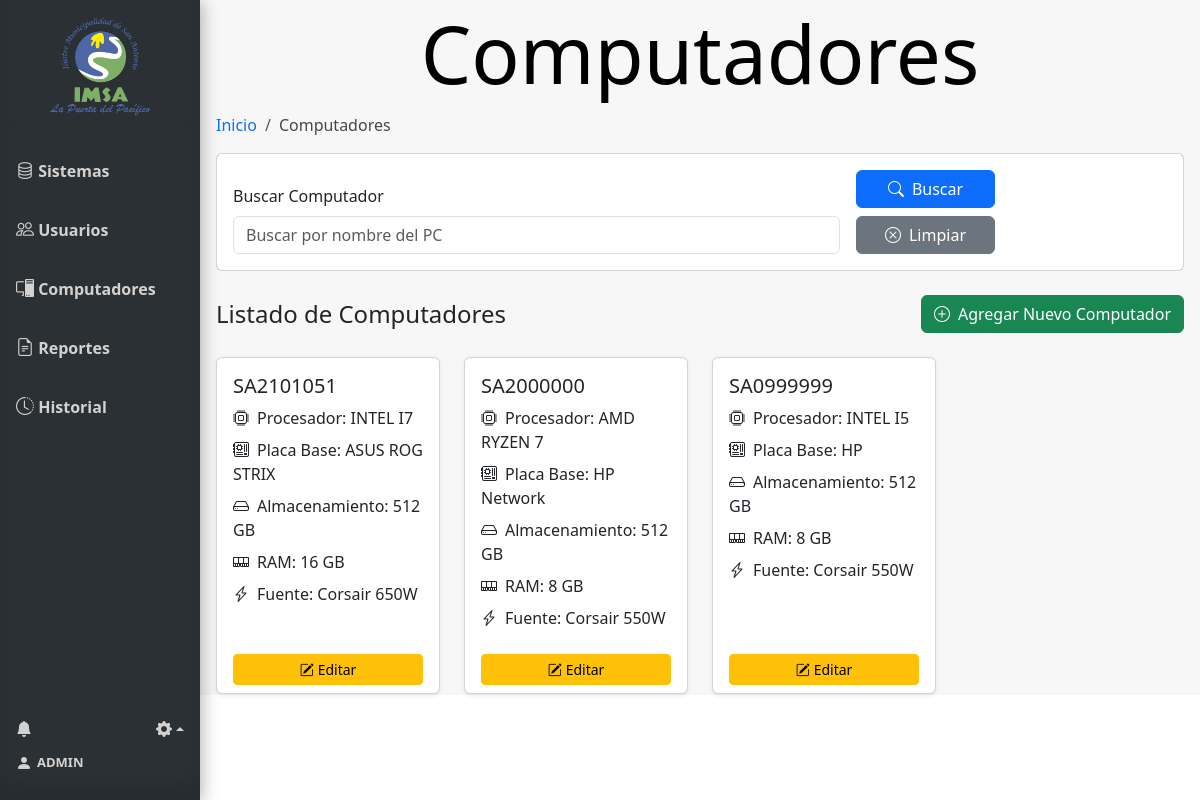
The app's page /computadores/computadores (signed in) with its own data.
### tables this page shows
CREATE TABLE Usuario (
    Id_usuario INTEGER PRIMARY KEY AUTOINCREMENT,
    Nombre_user VARCHAR(100),
    Email VARCHAR(100),
    Psw VARCHAR(100),
    id_tipo_usuario INTEGER,
    FOREIGN KEY (id_tipo_usuario) REFERENCES Tipo_usuario(id_tipo_usuario)
);

CREATE TABLE Pc (
    Id_pc INTEGER PRIMARY KEY AUTOINCREMENT,
    Nombre_pc VARCHAR(100),
    Procesador VARCHAR(50),
    Placa VARCHAR(50),
    Almacenamiento INTEGER,  -- en GB
    Ram INTEGER,    -- en GB
    Fuente VARCHAR(100)
);

### routes/computadores.py (the view)
@computadores_bp.route('/computadores', methods=['GET'])
@login_required
def computadores():
    conn = get_db_connection()
    form = CrearComputadorForm()
    search_query = request.args.get('search', '')
    query = "SELECT * FROM Pc Where 1 = 1"
    params = []
    if search_query:
        query += ' AND Pc.Nombre_pc LIKE ?'
        params.extend(['%' + search_query + '%'])
    filtro_pcs = conn.execute(query, params).fetchall()
    conn.close()
    user = current_user
    num_notificaciones_totales = get_total_notifications(user.id)
    info_notificaciones = get_info_notifications(user.id)
    return render_template('computadores.html', form=form, filtro_pcs=filtro_pcs, user=user, num_notificaciones_totales=num_notificaciones_totales, info_notificaciones=info_notificaciones)

### forms.py
class CrearComputadorForm(FlaskForm):
    nombre_computador = StringField('Nombre del Computador', validators=[DataRequired()])
    procesador = StringField('Procesador', validators=[DataRequired()])
    nombre_placa = StringField('Nombre de Placa Base', validators=[DataRequired()])
    almacenamiento = IntegerField('Total Almacenamiento (GB)', validators=[DataRequired()])
    ram = IntegerField('Total de Ram (GB)', validators=[DataRequired()])
    fuente = StringField('Fuente de Poder', validators=[DataRequired()])
    submit = SubmitField('Guardar')

### app.py (called while the page is built)
@login_manager.user_loader
def load_user(user_id):
    from model import Usuario
    user = Usuario.get_by_id(user_id)
    return user

### model.py (called while the page is built)
def get_db_connection():
    conn = sqlite3.connect('database.db')
    conn.row_factory = sqlite3.Row
    return conn

    @staticmethod
    def get_by_id(id_usuario):
        conn = get_db_connection()
        user_data = conn.execute('SELECT * FROM Usuario WHERE Id_usuario = ?', (id_usuario,)).fetchone()
        conn.close()
        if user_data:
            return Usuario(
                user_data['Id_usuario'],
                user_data['Nombre_user'],
                user_data['Email'],
                user_data['Psw'],
                user_data['id_tipo_usuario']
            )
        return None

### templates/computadores.html (shortened to what this page needs)
{% extends 'base.html' %}
{% block content %}
<h1 class="block-effect" style="--td:0.3s">
    <div class="block-reveal" style="--bc: #2b3034; --d: 0.5s">Computadores</div>
</h1>
{% block breadcrumb %}
<nav aria-label="breadcrumb">
    <ol class="breadcrumb">
        <li class="breadcrumb-item"><a href="{{ url_for('sistema.index') }}">Inicio</a></li>
        <li class="breadcrumb-item active" aria-current="page">Computadores</li>
    </ol>
</nav>
{% endblock %}
<div class="card mb-4">
    <div class="card-body">
        <form method="get" action="{{ url_for('computadores.computadores') }}" id="filtro-form" class="row g-3 align-items-end">
            <div class="col-md-8">
                <label for="search" class="form-label">Buscar Computador</label>
                <input id="search" class="form-control" type="search" name="search"
                    placeholder="Buscar por nombre del PC" aria-label="Search"
                    value="{{ request.args.get('search', '') }}">
            </div>
            <div class="col-md-2">
                <button class="btn btn-primary w-100" type="submit">
                    <i class="bi bi-search me-2"></i>Buscar
                </button>
                <a class="btn btn-secondary w-100 mt-2" type="button" href="{{ url_for('computadores.computadores') }}">
                    <i class="bi bi-x-circle me-2"></i>Limpiar
                </a>
            </div>
        </form>
    </div>
</div>
<div class="d-flex justify-content-between align-items-center mb-4">
    <h2 class="h4 mb-0">Listado de Computadores</h2>
    {% if session['id_tipo_usuario'] == 1 or session['id_tipo_usuario'] == 3 %}
    <button class="btn btn-success" data-bs-toggle="modal" data-bs-target="#ModalAgregarComputador">
        <i class="bi bi-plus-circle me-2"></i>Agregar Nuevo Computador
    </button>
    {% endif %}
</div>
{% if filtro_pcs %}
<div class="row row-cols-1 row-cols-md-2 row-cols-lg-4 g-4">
    {% for row in filtro_pcs %}
    <div class="col">
        <div class="card h-100 shadow-sm hover-card">
            <div class="card-body">
                <h5 class="card-title">{{ row['Nombre_pc'] }}</h5>
                <ul class="list-unstyled mb-0">
                    <li><i class="bi bi-cpu me-2"></i>Procesador: {{ row['Procesador'] }}</li>
                    <li><i class="bi bi-motherboard me-2"></i>Placa Base: {{ row['Placa'] }}</li>
                    <li><i class="bi bi-hdd me-2"></i>Almacenamiento: {{ row['Almacenamiento'] }} GB</li>
                    <li><i class="bi bi-memory me-2"></i>RAM: {{ row['Ram'] }} GB</li>
                    <li><i class="bi bi-lightning-charge me-2"></i>Fuente: {{ row['Fuente'] }}</li>
                </ul>
            </div>
            {% if session['id_tipo_usuario'] == 1 or session['id_tipo_usuario'] == 3 %}
            <div class="card-footer bg-transparent border-top-0">
                <a href="{{ url_for('computadores.editar_computador', id_pc=row['Id_pc']) }}" class="btn btn-warning btn-sm w-100">
                    <i class="bi bi-pencil-square me-1"></i>Editar
                </a>
            </div>
            {% endif %}
        </div>
    </div>
    {% endfor %}
</div>
{% else %}
<div class="alert alert-info" role="alert">
    <i class="bi bi-info-circle me-2"></i>No se encontraron registros de computadores.
</div>
{% endif %}
{% endblock %}

### templates/base.html (shortened to what this page needs)
<!doctype html>
<html lang="es">
<head>
  <link rel="stylesheet" href="{{ url_for('static', filename='css/style_base.css') }}">
  <link href="https://cdn.jsdelivr.net/npm/bootstrap@5.3.3/dist/css/bootstrap.min.css" rel="stylesheet"
>
  <link href="https://cdn.jsdelivr.net/npm/bootstrap-icons/font/bootstrap-icons.css" rel="stylesheet">
</head>
<body>
  <div class="sidebar" style="display: flex; flex-direction: column; height: 100vh;">
    <div class="tituloMenu">
      <img src="{{ url_for('static', filename='img/logo.png') }}" alt="Logo-IMSA" width="100px">
    </div>
    <hr>
    <a href="{{ url_for('sistema.index') }}" class="slide_right {% if request.endpoint == 'index' %}active{% endif %}">
      <i class="bi bi-database" style="font-size: large !important;"></i>
      <b id="menu-link">Sistemas</b>
    </a>
    {% if session['id_tipo_usuario'] == 1 %}
    <a href="{{ url_for('usuarios.usuarios') }}" class="slide_right {% if request.endpoint == 'usuarios' %}active{% endif %}">
      <i class="bi bi-people" style="font-size: large !important;"></i>
      <b id="menu-link">Usuarios</b>
    </a>
    {% endif %}
    <a href="{{ url_for('computadores.computadores') }}"
      class="slide_right {% if request.endpoint == 'computadores' %}active{% endif %}">
      <i class="bi bi-pc-display" style="font-size: large !important;"></i>
      <b id="menu-link">Computadores</b>
    </a>
    {% if session['id_tipo_usuario'] == 1 %}
    <a href="{{ url_for('reportes.reportes') }}" class="slide_right {% if request.endpoint == 'reportes' %}active{% endif %}">
      <i class="bi bi-file-earmark-text" style="font-size: large !important;"></i>
      <b id="menu-link">Reportes</b>
      {% endif %}
    </a>
    <a href="{{ url_for('historial.historial') }}" class="slide_right {% if request.endpoint == 'historial' %}active{% endif %}">
      <i class="bi bi-clock-history" style="font-size: large !important;"></i>
      <b id="menu-link">Historial</b>
    </a>
    <div class="menuAbajo">
      <div class="ajuste_notificacion">
        <div class="notificacion">
          <a href="#" class="icon me-3" data-bs-toggle="modal" data-bs-target="#ModalNotifiaciones">
            <i class="bi bi-bell-fill position-relative">
            </i>
          </a>
        </div>
        <div class="ajustes btn-group dropup">
          <a href="" class="dropdown-toggle icon" data-bs-toggle="dropdown" aria-expanded="false">
            <i class="bi bi-gear-fill"></i></a>
        </div>
      </div>
      <div class="bodyCuenta">
        <a href="{{ url_for('cuenta') }}" id="cuenta">
          <i class="bi bi-person-fill" style="margin-right: 5px;"></i>
          <b style="font-size: small;"> {{ user.nombre_usuario}}</b>
        </a>
      </div>
    </div>
  </div>
  <div class="content">
    {% block content %}{% endblock %}
  </div>
</body>
</html>

### static/css/style_base.css (style rules this page uses)
body { margin: 0; font-family: "Lato", sans-serif; height: 100vh; }
.content { background-color: #f7f7f7; }
*, *::before, *::after { margin: 0; padding: 0; }
.block-effect { font-size: calc(8px + 6vw); }
.block-reveal { --t: calc(var(--td) + var(--d)); color: transparent; padding: 4px; position: relative; overflow: hidden; animation: revealBlock 0s var(--t) forwards; }
.block-reveal::after { content: ''; width: 0%; height: 100%; padding-bottom: 4px; position: absolute; top: 0; left: 0; background: #FFF; animation: revealingIn var(--td) var(--d) forwards, revealingOut var(--td) var(--t) forwards; }
h1 { text-align: center; }
.tituloMenu { display: flex; flex-direction: column; margin-top: 10px; margin-bottom: 10px; align-items: center; height: 11%; }
.sidebar { margin: 0; padding: 0; width: 200px; background-color: #2b3034; position: fixed; height: 100%; overflow: auto; box-shadow: inset 0 -1em 1em rgba(0, 0, 0, 0.1), 0.1em 0.1em 1em rgba(0, 0, 0, 0.3); }
.sidebar>a { display: flex; align-items: center; color: #d4d2d0; padding: 16px; text-decoration: none; display: inline-block; cursor: pointer; box-shadow: inset 0 0 0 0 #00213e; -webkit-transition: ease-out 0.4s; -moz-transition: ease-out 0.4s; transition: ease-out 0.4s; }
div.content { margin-left: 200px; padding: 1px 16px; }
#menu-link { margin: 15px 0px 15px 0px; }
.menuAbajo { display: flex; margin-top: auto; color: #d4d2d0; padding: 16px 16px 25px 16px; flex-direction: column; }
.menuAbajo a { color: #d4d2d0; text-decoration: none; cursor: pointer; }
.bodyCuenta { width: 80%; display: flex; justify-content: start; align-content: center; }
#cuenta { display: flex; align-items: center; }
.ajuste_notificacion { display: flex; flex-direction: row; justify-content: space-between; align-items: center; width: 100%; margin-bottom: 10px; }
li a { text-decoration: none !important; }
.notificacion a { display: flex; flex-direction: row; }
.icon { transition-duration: 0.3s; -webkit-tap-highlight-color: rgba(0, 0, 0, 0); transform: translateZ(0); box-shadow: 0 0 1px rgba(0, 0, 0, 0); }
.breadcrumb-item.active { color: #474747 !important; }
#filtro-form { width: 100%; }

### templates/computadores.html (style rules this page uses)
.hover-card { transition: all 0.3s ease; }
.card-body ul li { margin-bottom: 0.5rem; }
.card-body ul li:last-child { margin-bottom: 0; }

### records on screen
Usuario: nombre_usuario "ADMIN"
Pc: Nombre_pc "SA2101051", Procesador "INTEL I7", Placa "ASUS ROG STRIX", Almacenamiento "512", Ram "16", Fuente "Corsair 650W"
Pc: Nombre_pc "SA2000000", Procesador "AMD RYZEN 7", Placa "HP Network", Almacenamiento "512", Ram "8", Fuente "Corsair 550W"
Pc: Nombre_pc "SA0999999", Procesador "INTEL I5", Placa "HP", Almacenamiento "512", Ram "8", Fuente "Corsair 550W"
